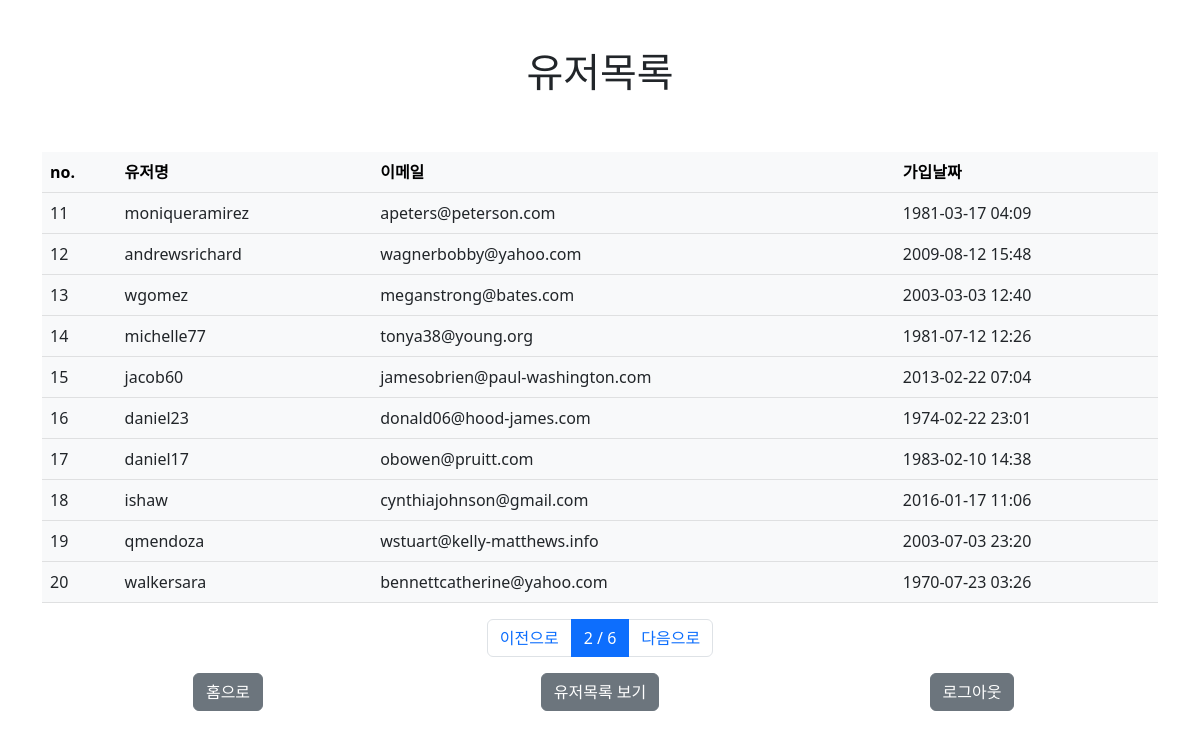
The app's page /users/?page=2 (signed in) with its own data.
### user/models.py (models this page shows, shortened)
class User(AbstractUser):
    register_date = models.DateTimeField(auto_now_add=True, verbose_name="등록날짜")
    class Meta:
        verbose_name = "사용자"
        verbose_name_plural = "사용자"

### user/views.py (the view)
# urls.py: path("users/", user_list_view, name="user_list"),
@login_required
def user_list_view(request):
    page = int(request.GET.get("page",1))
    users = User.objects.all().order_by("id")
    paginator = Paginator(users, 10)
    users = paginator.get_page(page)
    return render(request, "users.html", {"users": users})

### templates/users.html (shortened to what this page needs)
{% extends "base.html" %}
{% block content %}
<div class="row mt-5">
  <div class="col-12 text-center">
    <h1>유저목록</h1>
  </div>
</div>
<div class="row mt-5">
  <div class="col-12">
    <table class="table table-light">
      <thead class="thead-light">
        <tr>
          <th scope="col">no.</th>
          <th scope="col">유저명</th>
          <th scope="col">이메일</th>
          <th scope="col">가입날짜</th>
        </tr>
      </thead>
      <tbody class="text-dark">
        {% for user in users %}
        <tr>
          <td scope="row">{{ user.id }}</td>
          <td>{{ user.username }}</td>
          <td>{{ user.email }}</td>
          <td>{{ user.register_date|date:'Y-m-d H:i' }}</td>
        </tr>
        {% endfor %}
      </tbody>
    </table>
  </div>
</div>
<nav>
  <ul class="pagination justify-content-center">
    {% if users.has_previous %}
    <li class="page-item">
      <a class="page-link" href="?page={{ users.previous_page_number }}">이전으로</a>
    </li>
    {% else %}
    <li class="page-item disabled">
      <a class="page-link" href="#">이전으로</a>
    </li>
    {% endif %}
    <li class="page-item active">
      <a class="page-link" href="#">{{ users.number }} / {{ users.paginator.num_pages }}</a>
    </li>
    {% if users.has_next %}
    <li class="page-item">
      <a class="page-link" href="?page={{ users.next_page_number }}">다음으로</a>
    {% else %}
    <li class="page-item disabled">
      <a class="page-link disabled" href="#">다음으로</a>
    {% endif %}
    </li>
  </ul>
</nav>
{% endblock %}

### records on screen
User: id "11", username "moniqueramirez", email "apeters@peterson.com", register_date "1981-03-17 04:09"
User: id "12", username "andrewsrichard", email "wagnerbobby@yahoo.com", register_date "2009-08-12 15:48"
User: id "13", username "wgomez", email "meganstrong@bates.com", register_date "2003-03-03 12:40"
User: id "14", username "michelle77", email "tonya38@young.org", register_date "1981-07-12 12:26"
User: id "15", username "jacob60", email "jamesobrien@paul-washington.com", register_date "2013-02-22 07:04"
User: id "16", username "daniel23", email "donald06@hood-james.com", register_date "1974-02-22 23:01"
User: id "17", username "daniel17", email "obowen@pruitt.com", register_date "1983-02-10 14:38"
User: id "18", username "ishaw", email "cynthiajohnson@gmail.com", register_date "2016-01-17 11:06"
User: id "19", username "qmendoza", email "wstuart@kelly-matthews.info", register_date "2003-07-03 23:20"
User: id "20", username "walkersara", email "bennettcatherine@yahoo.com", register_date "1970-07-23 03:26"

### other values on screen
{{ users.number }} "2"
{{ users.paginator.num_pages }} "6"
